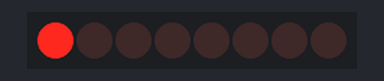
A sketch run on a simulated Arduino Uno, built with avr-gcc and run on an emulated ATmega328P. Shown: 8 shift-register outputs drawn as a row of LEDs (first output left, lit = HIGH). Wiring (inferred from the names in the program): shift register (74HC595): data pin 2; shift clock pin 3; latch pin 4. Wiring (inferred from the signals the program sends): row of LEDs: on Q0, Q1, Q2, Q3, Q4, Q5, Q6, Q7.

Above: at 0.5 s.
At 3.5 s:
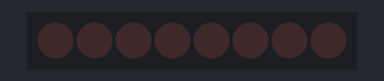
Timing chart, 0 to 4.6 s (numbered marks = the images above):
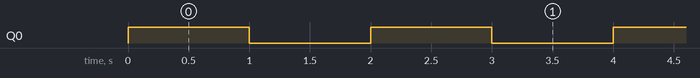

Measured:
- by itself, Q0: alternates HIGH for 1.0 s and LOW for 1.0 s

The sketch:

shift-registers.ino
```cpp
// (licence header left out)
/*


 (                          (
 )\ )    )     (        )   )\ )                        )
(()/( ( /( (   )\ )  ( /(  (()/(   (   (  (  (       ( /(   (   (
 /(_)))\()))\ (()/(  )\())  /(_)) ))\  )\))( )\  (   )\()) ))\  )(   (
(_)) ((_)\((_) /(_))(_))/  (_))  /((_)((_))\((_) )\ (_))/ /((_)(()\  )\
/ __|| || |(_) | _|| | _   | _ \(_))   (()(_)(_)((_)| |_ (_))   ((_)((_)
\__ \| __ || | |_||    _|  |   // -_) / _` | | |(_-<|  _|/ -_) | '_|(_-<
|___/|_||_||_| |_|   \__|  |_|_\\___| \__, | |_|/__/ \__|\___| |_|  /__/
                                      |___/

Shift registers can be chained to extend the digital pins of your controller (like an arduino or a raspberry pi).

Here is a guide to a very specific shift register for a very specific class. Your shift register may vary.

This shift register converts 3 digital pins into 8 digital pins. For each additional shift register you chain
you gain 8 more digital pins.

Guide:

The circle in the top left indicates the direction of the chip. When counting
pins make sure it is aligned with that circle. The circle can be found physically
on the shifter.

Keep in mind that the shifters wayne gives might be different. Read the numbers
on them. Soon I will make a guide to those or may have already.

The shifter needs no resistors.

Type of pins:
numbers - Pins that can go on and off
ground - must go to ground. negative side. There are two of these.
power - must recieve power. positive side. There are two of these.
data - data pin. At least one of these must go on the arduino.
clock - clock pin. At least one of these must go on the arduino.
latch - latch pin. At least one of these must go on the arduino.

            *************
 1       ---*()         *---       power (see the circle in the top left?
            *           *          Your real life shifter has one like it on top.
            *           *
 2       ---*           *---       0 (notice that the zero is on the right of the board)
            *           *
            *           *
 3       ---*           *---       data
            *           *
            *           *
 4       ---*           *---       ground
            *           *
            *           *
 5       ---*           *---       latch
            *           *
            *           *
 6       ---*           *---       clock
            *           *
            *           *
 7       ---*           *---       power
            *           *
            *           *
 ground  ---*           *---       data passing (see below)
            *************


You can put shifters in series to extend the pins even further.

*/


/*

          If your code does not work try changing the next six values.

*/

//rename datapin clockpin and latchpin
int shift_data_pin = 2;
int shift_clock_pin = 3;
int shift_latch_pin = 4;


byte shifter_data = 0; //need this for some reason
void sw(int pin, boolean HIGH_or_LOW){
  bitWrite(shifter_data,pin,HIGH_or_LOW); //write HIGH
  shiftOut(shift_data_pin, shift_clock_pin, MSBFIRST, shifter_data); //send it
  digitalWrite(shift_latch_pin, HIGH); //I dunno but need it
  digitalWrite(shift_latch_pin, LOW); //I dunno but need it
}
void shiftWrite(int pin, boolean HIGH_or_LOW){//easier to remember name
 shiftWrite(pin,HIGH_or_LOW);
}


void setup()
{
  pinMode(shift_data_pin, OUTPUT);
  pinMode(shift_clock_pin, OUTPUT);
  pinMode(shift_latch_pin, OUTPUT);
}


void loop()
{
//change the number 0 to anything between 0 and 7
//you can go higher than 7 if you follow the guide to adding mroe shifters.
sw(0,HIGH);
delay(1000);
sw(0,LOW);
delay(1000);
}
```
